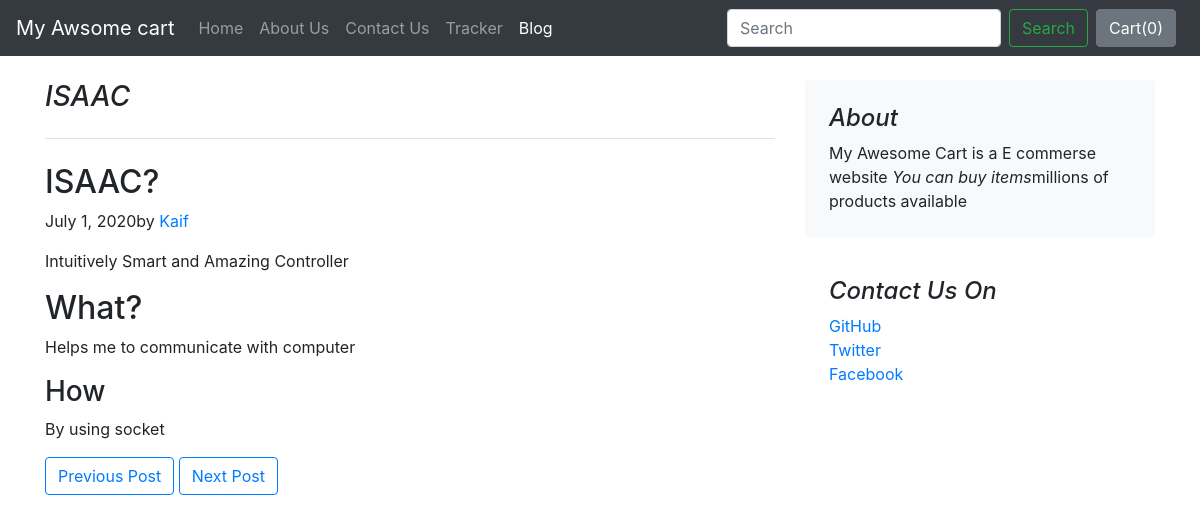
Page /blog/blogpost_/2 on the committed database.
### blog/models.py (models this page shows, shortened)
class Blog(models.Model):
    post_id = models.AutoField(primary_key=True)
    title = models.CharField(max_length=50)
    head0 = models.CharField(max_length=500,default="")
    chead0 = models.CharField(max_length=500,default="")
    head1 = models.CharField(max_length=500,default="")
    chead1 = models.CharField(max_length=500,default="")
    head2 = models.CharField(max_length=500,default="")
    chead2 = models.CharField(max_length=500,default="")
    pub_date = models.DateField()
    thumbnail = models.ImageField(upload_to='blog/images',default="")

### blog/views.py (the view)
# urls.py: path("blogpost_/<int:id>",views.blogpost,name='blogpost'),
def blogpost(request,id):
    blog = Blog.objects.filter(post_id=id)
    prevBlog = Blog.objects.filter(post_id=id-1)
    nextBlog = Blog.objects.filter(post_id=id+1)
    params = {
        'blog':blog[0],
        'prevEx':False,
        'nextEx':False,
    }
    if len(prevBlog):
        params["prev"] = prevBlog[0]
        params['prevEx'] = True
    if len(nextBlog):
        params["next"] = nextBlog[0]
        params['nextEx'] = True
    return render(request,'blog/blogpost.html',params)

### blog/templates/blog/blogpost.html (shortened to what this page needs)
{%extends 'blog/basic.html'%}
{%block body%}
<div class="container">
<div class="row mt-4 mb-4">
    <div class="col-md-8 blog-main">
      <h3 class="pb-4 mb-4 font-italic border-bottom">
        {{blog.title}}
      </h3>
      <div class="blog-post">
        <h2 class="blog-post-title">{{blog.head0}}</h2>
        <p class="blog-post-meta">{{blog.pub_date}}by <a href="#">Kaif</a></p>
        <p>{{blog.chead0}}</p>
        <h2>{{blog.head1}}</h2>
        <p>{{blog.chead1}}</p>
        <h3>{{blog.head2}}</h3>
        <p>{{blog.chead2}}</p>
    </div>
    <nav class="blog-pagination">
        {%if prevEx%}
          <a class="btn btn-outline-primary" href="{{prev.post_id}}">Previous Post</a>
        {%endif%}
        {%if nextEx%}
          <a class="btn btn-outline-primary" href="{{next.post_id}}" tabindex="-1" aria-disabled="true">Next Post</a>
        {%endif%}
      </nav>
    </div>
    <aside class="col-md-4 blog-sidebar">
      <div class="p-4 mb-3 bg-light rounded">
        <h4 class="font-italic">About</h4>
        <p class="mb-0">My Awesome Cart is a E commerse website <em>You can buy items</em>millions of products available</p>
      </div>
      <div class="p-4">
        <h4 class="font-italic">Contact Us On</h4>
        <ol class="list-unstyled">
          <li><a href="#">GitHub</a></li>
          <li><a href="#">Twitter</a></li>
          <li><a href="#">Facebook</a></li>
        </ol>
      </div>
    </aside>
  </div>
  </div>
{%endblock%}

### rows in the picture
Blog: title "ISAAC", head0 "ISAAC?", pub_date "July 1, 2020", chead0 "Intuitively Smart and Amazing Controller", head1 "What?", chead1 "Helps me to communicate with computer", head2 "How", chead2 "By using socket"
